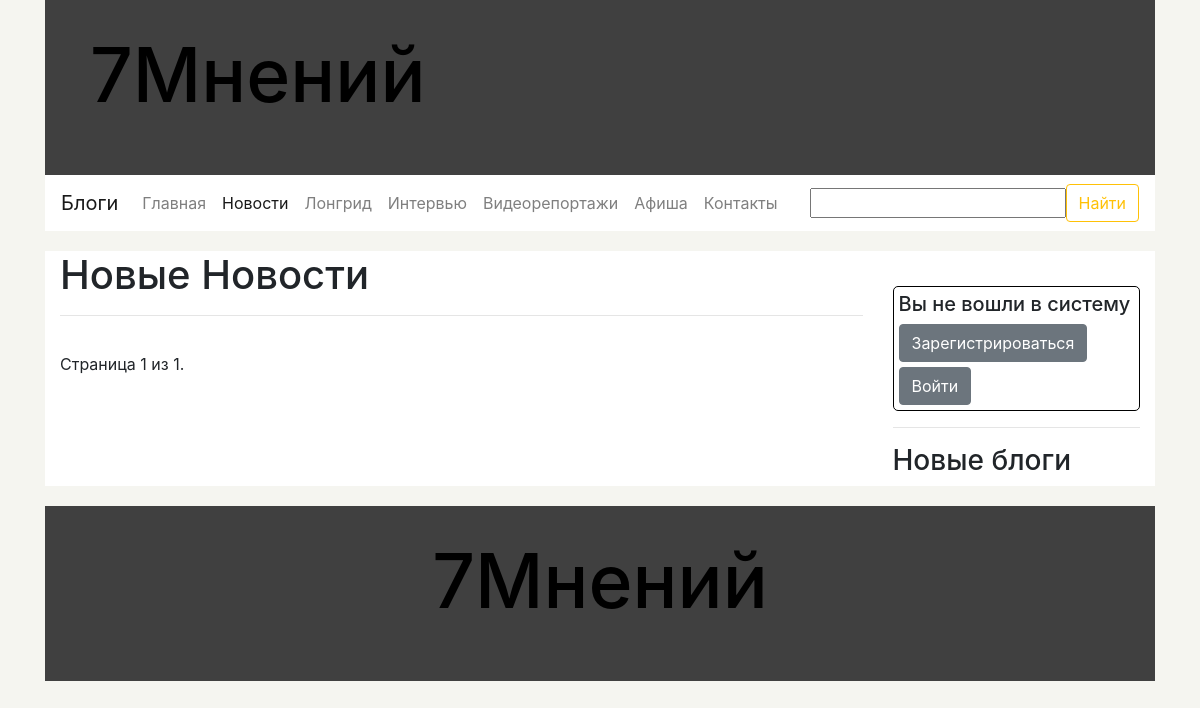
Page /seven_op/show_category/news on the earlier database version.
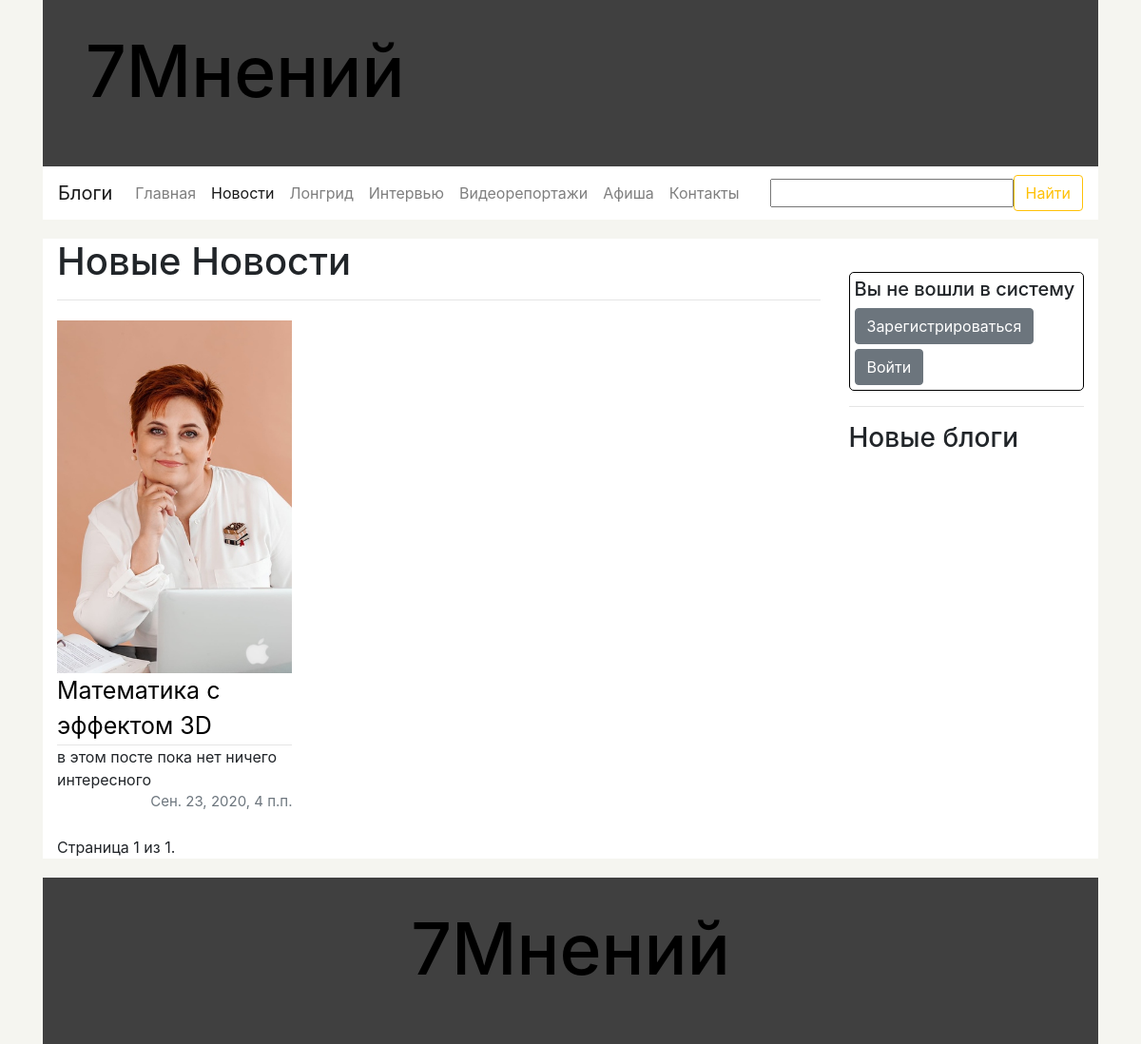
Same page on the later database version.
### seven_op/models.py (models this page shows, shortened)
class Category(models.Model):
    name_sing = models.CharField("имя в единственном числе", max_length=200)
    name_plur = models.CharField("имя во множественном числе", max_length=200)
    name_url = models.CharField("имя для ссылки", max_length=200)
    def get_url_for_show_page(self):
        return reverse('show_category', args=[str(self.name_url)])
    class Meta:
        ordering = ["-name_sing"]
        verbose_name_plural = "Категории"

class Post(models.Model):
    title = models.CharField("заголовок", max_length=200)
    description = models.CharField("описание", max_length=1000, blank=True, null=True, help_text="необязательное поле")
    author = models.CharField("имя автора", max_length=200)
    category = models.ForeignKey('Category', verbose_name="Категория", on_delete=models.SET_NULL, null=True)
    paragraphs = models.ManyToManyField('Paragraph', verbose_name="Параграфы")
    preview = models.ImageField("фото на заголовок", upload_to="seven_op/static/uploads/previews/%Y/%m/%d", null=True,
                                default=None,
                                blank=True)
    photos_for_spin = models.ManyToManyField('UploadedPhoto', verbose_name='фото на "карусель"',
                                             default=None, blank=True)
    attached_files = models.ManyToManyField('UploadedFile', verbose_name="прикрепленные файлы",
                                            default=None, blank=True)
    comments = models.ManyToManyField('Comment', verbose_name="комментарии к публикации", default=None,
                                      blank=True)
    date = models.DateTimeField(auto_now=True)
    def get_url_for_show(self):
        return reverse('show_post', args=[str(self.id)])
    class Meta:
        ordering = ["-date"]
        verbose_name_plural = "Публикации"

### seven_op/views.py (the view)
# urls.py: url(r'^show_category/(?P<pk>[-\w]+)$', views.show_category, name='show_category'),
def show_category(request, pk):
    search_result = common_search(request)
    if search_result['url']:
        return HttpResponseRedirect(search_result['url'])
    categories = Category.objects.all()
    needed_category = Category.objects.get(name_url__exact=pk)
    posts = Post.objects.filter(category__name_url__exact=pk)
    paginator = Paginator(posts, 21, allow_empty_first_page=True)
    page = request.GET.get('page')
    try:
        needed_posts = paginator.page(page)
    except PageNotAnInteger:
        needed_posts = paginator.page(1)
    except EmptyPage:
        needed_posts = paginator.page(paginator.num_pages)
    title = "7Мнений - " + str(needed_category.name_plur)
    active = needed_category.id
    recent_blogs = Blog.objects.all()
    recent_blogs = recent_blogs[:min(len(recent_blogs), 5)]
    return render(request,
                  'show_category_template.html',
                  context={'posts': needed_posts,
                           'categories': categories,
                           'needed_category': needed_category,
                           'active': active,
                           'recent_blogs': recent_blogs,
                           'page_title': title,
                           'search_form': search_result['form']})

### seven_op/forms.py (shortened to what this page needs)
class SearchForm(forms.Form):
    query = forms.CharField(max_length=100, min_length=1, label="", help_text="", required=False,
                            error_messages={'required': ''})

### seven_op/views.py (called while the page is built)
def common_search(request):
    ret = dict()
    ret['url'] = False
    if request.method == 'POST':
        form = SearchForm(request.POST)
        if form.is_valid():
            query = form.cleaned_data['query']
            ret['url'] = reverse('my_search_result', args=(str(query),))
    else:
        proposed_data = ''
        ret['form'] = SearchForm(initial={'data': proposed_data})
    return ret

### seven_op/templates/show_category_template.html (shortened to what this page needs)
{% extends "common_template.html" %}
{% block content %}
    <h1>Новые {{needed_category.name_plur}}</h1>
    <hr>
    <div class="row content-row">
        {% for post in posts %}
            <div class="post col-lg-4 col-md-6">
                <img src="/{{ post.preview }}" alt="" width="100%">
                <a href="{{ post.get_url_for_show }}"><div class="post-title">{{ post.title }}</div></a>
                <hr>
                <div class="post-data">{{ post.description }}</div>
                <div class="post-date text-right">{{ post.date }}</div>
            </div>
        {% endfor %}
    </div>
    <div class="pagination">
        <span class="step-links">
            <span class="current">
                Страница {{ posts.number }} из {{ posts.paginator.num_pages }}.
            </span>
        </span>
    </div>
{% endblock %}

### seven_op/templates/common_template.html (shortened to what this page needs)
<!doctype html>
<html lang="ru">
  <head>
 	<link rel="stylesheet" href="https://stackpath.bootstrapcdn.com/bootstrap/4.5.2/css/bootstrap.min.css">    {% load static %}
      <link rel="stylesheet" href="{% static 'css/styles.css' %}">
  </head>
  <body>
  	<div class="container-fluid">
		<div class="container-lg">
  		<div class="header-bar container-lg">
			<div class="container-fluid logo-bar">
				<h1><a href="{% url 'main' %}">7Мнений</a></h1>
			</div>
  			<div class="menu-bar">
  				<nav class="navbar navbar-expand-lg navbar-light bg-light" style="background-color: white !important;">
				  <a class="navbar-brand" href="{% url 'show_blog_authors' %}">Блоги</a>
				  <div class="collapse navbar-collapse" id="navbarSupportedContent">
					  <ul class="navbar-nav mr-auto">
						{% if active == 0 %}
							<li class="nav-item">
								<a class="nav-link active" href="{% url 'main' %}">Главная</a>
							</li>
						{% else %}
							<li class="nav-item">
								<a class="nav-link" href="{% url 'main' %}">Главная</a>
							</li>
						{% endif %}
						{% for category in categories %}
							{% if active  == category.id %}
								<li class="nav-item">
				        			<a class="nav-link active" href="{{ category.get_url_for_show_page }}">{{ category.name_plur }}</a>
				      			</li>
				      		{% else %}
								<li class="nav-item">
				        			<a class="nav-link" href="{{ category.get_url_for_show_page }}">{{ category.name_plur }}</a>
				      			</li>
							{% endif %}
						{% endfor %}
					    {% if active  == 'contacts' %}
							<li class="nav-item">
								<a class="nav-link active" href="{% url 'contacts' %}">Контакты</a>
							</li>
						{% else %}
							<li class="nav-item">
								<a class="nav-link" href="{% url 'contacts' %}">Контакты</a>
							</li>
						{% endif %}
					  </ul>
				    <form action="" method="post" class="form-inline my-2 my-lg-0">
						<div class="form-group">
							{{ search_form }}
						</div>
				      <button class="btn btn-outline-warning my-2 my-sm-0" type="submit">Найти</button>
				    </form>
				  </div>
				</nav>
  			</div>
  		</div>
		<div class="container-lg content">
			<div class="row">
				<div class="container col-lg-9">
                    {% block content %}
                    {% endblock %}
				</div>
				<div class="side-bar container col-lg-3">
					<div class="login-menu container Border">
						{% if user.is_authenticated %}
							<h5>Вы вошли в систему как {{ user.get_username }}</h5>
							<a href="{% url 'logout' %}"><button class="btn btn-secondary" type="submit">Выйти</button></a>
						{% else %}
							<h5>Вы не вошли в систему</h5>
							<a href="{% url 'registration' %}"><button class="btn btn-secondary" type="submit" style="margin-bottom: 5px;">Зарегистрироваться</button></a>
							<a href="{% url 'login' %}"><button class="btn btn-secondary" type="submit">Войти</button></a>
						{% endif %}
					</div>
					<hr>
					<div class="blogs d-none d-lg-block">
						<h3>Новые блоги</h3>
					</div>
				</div>
			</div>
		</div>
		  	<div class="footer container-lg">
		  		<div class="text-center"><h1><a href="{% url 'main' %}">7Мнений</a></h1></div>
		  	</div>
	  	</div>
	  	</div>
  </body>
</html>

Differences in the rows shown:
added Post: preview (picture), title "Математика с эффектом 3D", description "в этом посте пока нет ничего интересного", date "Сен. 23, 2020, 4 п.п."
